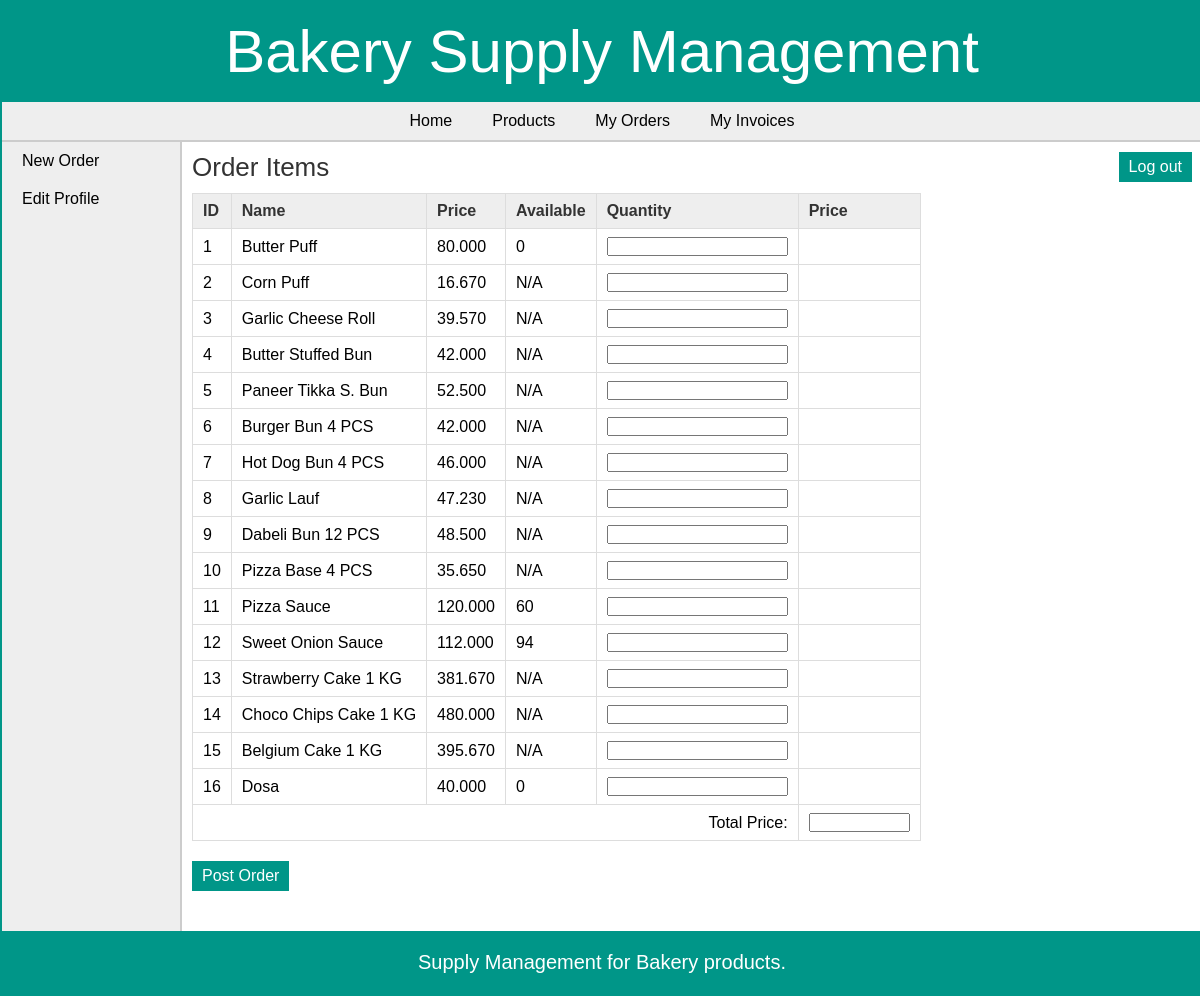
Screenshot of /retailer/order_items.php (signed in) with the database file from the repository.
### tables this page shows
CREATE TABLE `products` (
  `pro_id` int(11) NOT NULL,
  `pro_name` varchar(25) NOT NULL,
  `pro_desc` text DEFAULT NULL,
  `pro_price` decimal(10,3) NOT NULL,
  `unit` int(11) NOT NULL,
  `pro_cat` int(11) NOT NULL,
  `quantity` int(6) DEFAULT NULL
);

### retailer/order_items.php (the view, shortened to what this page needs)
<?php
	require("../includes/config.php");
	if(isset($_SESSION['retailer_login']) || isset($_SESSION['admin_login'])) {
			$query_selectProducts = "SELECT * FROM products";
			$result_selectProducts = mysqli_query($con,$query_selectProducts);
	}
	else {
		header('Location:../index.php');
	}
?>
<!DOCTYPE html>
<html>
<head>
	<link rel="stylesheet" href="../includes/main_style.css" >
</head>
<body>
	<?php
		include("../includes/header.inc.php");
		include("../includes/nav_retailer.inc.php");
		include("../includes/aside_retailer.inc.php");
	?>
	<section>
		<h1>Order Items</h1>
		<form action="insert_man_order.php" method="POST" class="form">
		<table class="table_displayData">
			<tr>
				<th> ID </th>
				<th> Name </th>
				<th> Price </th>
				<th> Available </th>
				<th> Quantity </th>
				<th> Price </th>
			</tr>
			<?php $i=1; while($row_selectProducts = mysqli_fetch_array($result_selectProducts)) { ?>
			<tr>
				<td> <?php echo $row_selectProducts['pro_id']; ?> </td>
				<td> <?php echo $row_selectProducts['pro_name']; ?> </td>
				<td> <?php echo $row_selectProducts['pro_price']; ?> </td>
				<td> <?php if($row_selectProducts['quantity'] == NULL){ echo "N/A";} else {echo $row_selectProducts['quantity'];} ?> </td>
				<td> <input type="text" class="quantity" id="<?php echo $row_selectProducts['pro_id']; ?>" name="<?php echo "txtQuantity".$row_selectProducts['pro_id']; ?>" /> </td>
				<td> <div id="<?php echo "totalPrice".$row_selectProducts['pro_id']; ?>"></div> </td>
			</tr>
			<?php $i++; } ?>
			<tr>
				<td colspan="5" style="text-align:right;"> Total Price: </td>
				<td> <input type="text" size="10" id="txtFinalAmount" name="total_price" readonly="readonly" value="" /> </td>
			</tr>
		</table>
		<input id="btnSubmit" type="submit" value="Post Order" class="submit_button" />
		</form>
	</section>
	<?php
		include("../includes/footer.inc.php");
	?>
</body>
</html>

### includes/main_style.css (style rules this page uses)
* { font-family: arial,sans-serif; margin:0px; padding:0px; }
body { width:1200px; margin:auto; border:2px solid #009688; }
.submit_button { font-size:16px; margin-top:20px; margin-right:20px; padding:6px 10px; background-color:#009688; border:none; color:white; }
section { width:1000px; padding:10px; padding-bottom:40px; }
section h1 { margin-bottom:10px; font-weight:normal; color:#333; font-size: 26px; }
table { border-collapse: collapse; }
.table_displayData td, .table_displayData th { border:1px solid #ddd; padding: 8px 10px; text-align: left; }
.table_displayData th { background-color:#eee; color:#333; }

### rows the page displays
products: pro_id "1", pro_name "Butter Puff", pro_price "80.000", quantity "0"
products: pro_id "2", pro_name "Corn Puff", pro_price "16.670", shows "N/A"
products: pro_id "3", pro_name "Garlic Cheese Roll", pro_price "39.570", shows "N/A"
products: pro_id "4", pro_name "Butter Stuffed Bun", pro_price "42.000", shows "N/A"
products: pro_id "5", pro_name "Paneer Tikka S. Bun", pro_price "52.500", shows "N/A"
products: pro_id "6", pro_name "Burger Bun 4 PCS", pro_price "42.000", shows "N/A"
products: pro_id "7", pro_name "Hot Dog Bun 4 PCS", pro_price "46.000", shows "N/A"
products: pro_id "8", pro_name "Garlic Lauf", pro_price "47.230", shows "N/A"
products: pro_id "9", pro_name "Dabeli Bun 12 PCS", pro_price "48.500", shows "N/A"
products: pro_id "10", pro_name "Pizza Base 4 PCS", pro_price "35.650", shows "N/A"
products: pro_id "11", pro_name "Pizza Sauce", pro_price "120.000", quantity "60"
products: pro_id "12", pro_name "Sweet Onion Sauce", pro_price "112.000", quantity "94"
products: pro_id "13", pro_name "Strawberry Cake 1 KG", pro_price "381.670", shows "N/A"
products: pro_id "14", pro_name "Choco Chips Cake 1 KG", pro_price "480.000", shows "N/A"
products: pro_id "15", pro_name "Belgium Cake 1 KG", pro_price "395.670", shows "N/A"
products: pro_id "16", pro_name "Dosa", pro_price "40.000", quantity "0"
